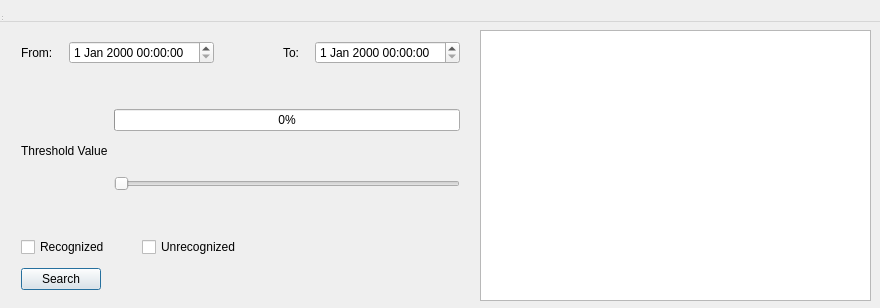
<?xml version="1.0" encoding="UTF-8"?>
<ui version="4.0">
 <class>search_by_date_time</class>
 <widget class="QDialog" name="search_by_date_time">
  <property name="geometry">
   <rect>
    <x>0</x>
    <y>0</y>
    <width>880</width>
    <height>308</height>
   </rect>
  </property>
  <property name="windowTitle">
   <string>MainWindow</string>
  </property>
  <widget class="QWidget" name="centralWidget" native="true">
   <property name="geometry">
    <rect>
     <x>0</x>
     <y>0</y>
     <width>881</width>
     <height>361</height>
    </rect>
   </property>
   <widget class="QWidget" name="layoutWidget">
    <property name="geometry">
     <rect>
      <x>10</x>
      <y>30</y>
      <width>461</width>
      <height>271</height>
     </rect>
    </property>
    <layout class="QVBoxLayout" name="verticalLayout_2">
     <item>
      <layout class="QHBoxLayout" name="horizontalLayout_3">
       <item>
        <layout class="QHBoxLayout" name="horizontalLayout">
         <item>
          <widget class="QLabel" name="label">
           <property name="text">
            <string>From:</string>
           </property>
          </widget>
         </item>
         <item>
          <spacer name="horizontalSpacer">
           <property name="orientation">
            <enum>Qt::Horizontal</enum>
           </property>
           <property name="sizeHint" stdset="0">
            <size>
             <width>10</width>
             <height>20</height>
            </size>
           </property>
          </spacer>
         </item>
         <item>
          <widget class="QDateTimeEdit" name="dateTimeEdit_from">
           <property name="locale">
            <locale language="English" country="UnitedStates"/>
           </property>
           <property name="calendarPopup">
            <bool>false</bool>
           </property>
           <property name="timeSpec">
            <enum>Qt::TimeZone</enum>
           </property>
          </widget>
         </item>
        </layout>
       </item>
       <item>
        <spacer name="horizontalSpacer_3">
         <property name="orientation">
          <enum>Qt::Horizontal</enum>
         </property>
         <property name="sizeHint" stdset="0">
          <size>
           <width>15</width>
           <height>20</height>
          </size>
         </property>
        </spacer>
       </item>
       <item>
        <layout class="QHBoxLayout" name="horizontalLayout_2">
         <item>
          <widget class="QLabel" name="label_2">
           <property name="text">
            <string>To:</string>
           </property>
          </widget>
         </item>
         <item>
          <spacer name="horizontalSpacer_2">
           <property name="orientation">
            <enum>Qt::Horizontal</enum>
           </property>
           <property name="sizeHint" stdset="0">
            <size>
             <width>10</width>
             <height>20</height>
            </size>
           </property>
          </spacer>
         </item>
         <item>
          <widget class="QDateTimeEdit" name="dateTimeEdit_to">
           <property name="locale">
            <locale language="English" country="UnitedStates"/>
           </property>
           <property name="timeSpec">
            <enum>Qt::TimeZone</enum>
           </property>
          </widget>
         </item>
        </layout>
       </item>
      </layout>
     </item>
     <item>
      <spacer name="horizontalSpacer_10">
       <property name="orientation">
        <enum>Qt::Horizontal</enum>
       </property>
       <property name="sizeHint" stdset="0">
        <size>
         <width>40</width>
         <height>5</height>
        </size>
       </property>
      </spacer>
     </item>
     <item>
      <layout class="QHBoxLayout" name="horizontalLayout_6">
       <item>
        <widget class="QLabel" name="label_3">
         <property name="text">
          <string>Threshold Value</string>
         </property>
        </widget>
       </item>
       <item>
        <layout class="QVBoxLayout" name="verticalLayout">
         <item>
          <widget class="QProgressBar" name="progressBar_threshhold_value">
           <property name="maximum">
            <number>100</number>
           </property>
           <property name="value">
            <number>0</number>
           </property>
          </widget>
         </item>
         <item>
          <spacer name="horizontalSpacer_6">
           <property name="orientation">
            <enum>Qt::Horizontal</enum>
           </property>
           <property name="sizeHint" stdset="0">
            <size>
             <width>10</width>
             <height>5</height>
            </size>
           </property>
          </spacer>
         </item>
         <item>
          <widget class="QSlider" name="horizontalSlider_threshhold_value">
           <property name="orientation">
            <enum>Qt::Horizontal</enum>
           </property>
          </widget>
         </item>
        </layout>
       </item>
      </layout>
     </item>
     <item>
      <spacer name="horizontalSpacer_11">
       <property name="orientation">
        <enum>Qt::Horizontal</enum>
       </property>
       <property name="sizeHint" stdset="0">
        <size>
         <width>40</width>
         <height>5</height>
        </size>
       </property>
      </spacer>
     </item>
     <item>
      <layout class="QHBoxLayout" name="horizontalLayout_7">
       <item>
        <layout class="QHBoxLayout" name="horizontalLayout_4">
         <item>
          <widget class="QCheckBox" name="checkBox_recognized">
           <property name="text">
            <string>Recognized</string>
           </property>
          </widget>
         </item>
         <item>
          <spacer name="horizontalSpacer_4">
           <property name="orientation">
            <enum>Qt::Horizontal</enum>
           </property>
           <property name="sizeHint" stdset="0">
            <size>
             <width>10</width>
             <height>20</height>
            </size>
           </property>
          </spacer>
         </item>
         <item>
          <widget class="QCheckBox" name="checkBox_unrecognized">
           <property name="text">
            <string>Unrecognized</string>
           </property>
          </widget>
         </item>
        </layout>
       </item>
       <item>
        <spacer name="horizontalSpacer_7">
         <property name="orientation">
          <enum>Qt::Horizontal</enum>
         </property>
         <property name="sizeHint" stdset="0">
          <size>
           <width>40</width>
           <height>20</height>
          </size>
         </property>
        </spacer>
       </item>
      </layout>
     </item>
     <item>
      <spacer name="horizontalSpacer_12">
       <property name="orientation">
        <enum>Qt::Horizontal</enum>
       </property>
       <property name="sizeHint" stdset="0">
        <size>
         <width>40</width>
         <height>5</height>
        </size>
       </property>
      </spacer>
     </item>
     <item>
      <layout class="QHBoxLayout" name="horizontalLayout_9">
       <item>
        <widget class="QPushButton" name="pushButton_search">
         <property name="text">
          <string>Search</string>
         </property>
        </widget>
       </item>
       <item>
        <spacer name="horizontalSpacer_9">
         <property name="orientation">
          <enum>Qt::Horizontal</enum>
         </property>
         <property name="sizeHint" stdset="0">
          <size>
           <width>40</width>
           <height>20</height>
          </size>
         </property>
        </spacer>
       </item>
      </layout>
     </item>
    </layout>
   </widget>
   <widget class="QTableWidget" name="tableView_search_by_date">
    <property name="geometry">
     <rect>
      <x>480</x>
      <y>30</y>
      <width>391</width>
      <height>271</height>
     </rect>
    </property>
   </widget>
  </widget>
  <widget class="QMenuBar" name="menuBar">
   <property name="geometry">
    <rect>
     <x>0</x>
     <y>0</y>
     <width>915</width>
     <height>22</height>
    </rect>
   </property>
  </widget>
  <widget class="QToolBar" name="mainToolBar">
   <property name="geometry">
    <rect>
     <x>0</x>
     <y>0</y>
     <width>8</width>
     <height>17</height>
    </rect>
   </property>
  </widget>
  <widget class="QStatusBar" name="statusBar">
   <property name="geometry">
    <rect>
     <x>0</x>
     <y>0</y>
     <width>3</width>
     <height>22</height>
    </rect>
   </property>
  </widget>
 </widget>
 <layoutdefault spacing="6" margin="11"/>
 <resources/>
 <connections>
  <connection>
   <sender>horizontalSlider_threshhold_value</sender>
   <signal>valueChanged(int)</signal>
   <receiver>progressBar_threshhold_value</receiver>
   <slot>setValue(int)</slot>
   <hints>
    <hint type="sourcelabel">
     <x>172</x>
     <y>170</y>
    </hint>
    <hint type="destinationlabel">
     <x>176</x>
     <y>138</y>
    </hint>
   </hints>
  </connection>
 </connections>
</ui>
